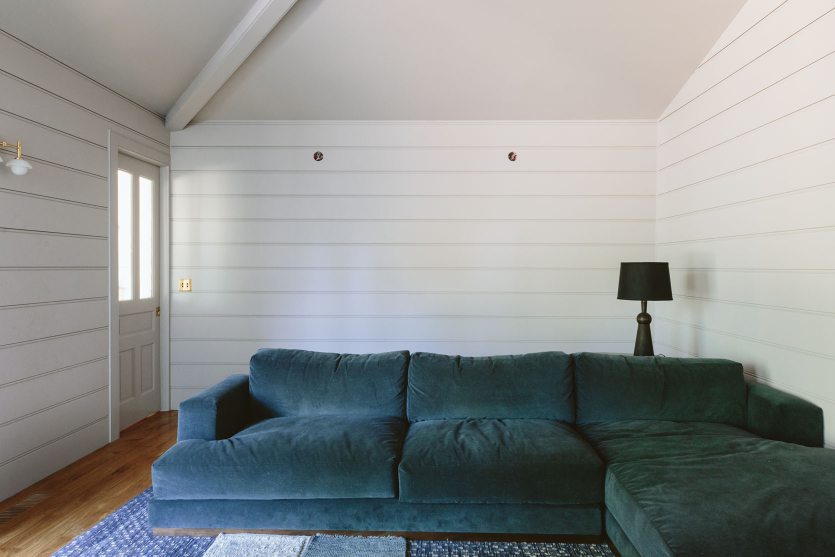
#> input picture images/source/pairs/before1.jpg, 1670 x 1113 px (shown at 1/2 size); its folder holds only this picture in this run
$ python band_test.py
#> lines starting #> are read from the running program, lines starting #| are printed output that depends on the picture
### tools/v4ref.py
"""Reference implementation (Python) of the sceneVisualizer tinting model
("v4"). The GLSL in glsl/sceneVisualizer.glsl must match it; the pair
measurements in tools/pairs/ use it to fit and check its parameters.

Model, per wall pixel, in CAT16 (sharpened cone) space, linear light:
    delta   = photo / rho_old                  the Wall Colour Delta (the light)
    ratio   = (rho_new / rho_old) ** (1/gamma)  tone: edited photos compress ratios
    bounce  = G(rho_new) / G(rho_old),  G(r) = 1 / (1 - kappa r)
    out     = photo * ratio * bounce
gamma = 1, kappa = 0 is the plain physical swap (photo / rho_old * rho_new).
"""
import numpy as np
from scipy import ndimage as ndi

def lin(c): c = np.asarray(c, float); return np.where(c <= 0.04045, c/12.92, ((c+0.055)/1.055)**2.4)
def enc(c): c = np.clip(np.asarray(c, float), 0, None); return np.where(c <= 0.0031308, 12.92*c, 1.055*c**(1/2.4)-0.055)
SRGB_XYZ = np.array([[0.4124564,0.3575761,0.1804375],[0.2126729,0.7151522,0.0721750],[0.0193339,0.1191920,0.9503041]])
CAT16 = np.array([[0.401288,0.650173,-0.051461],[-0.250268,1.204414,0.045854],[-0.002079,0.048952,0.953127]])
_M = CAT16 @ SRGB_XYZ
TO16 = _M / (_M @ np.ones(3))[:, None]           # linear sRGB -> CAT16, white (1,1,1) -> (1,1,1)
FROM16 = np.linalg.inv(TO16)
LUM = SRGB_XYZ[1]

def hexlin(h): h = h.lstrip('#'); return lin([int(h[i:i+2], 16)/255 for i in (0, 2, 4)])

KAPPA = 0.40               # fitted on the pairs (tools/pairs/fit_transfer.py); gamma fitted to 1.0

# [8 lines left out: function recolour, not called in this run]

# ---------------------------------------------------------------- estimation
# The original paint from the image alone (tools/pairs/*_cues.py chose these,
# scored leaving each room out):
#   colour     the wall's light-weighted colour over the light's colour, the
#              light being Shades-of-Grey (p = 6) of the non-wall pixels
#              (median 3.6 a*b* on the pairs; white-trim anchoring 4.0)
#   lightness  L*_paint = L0 + L1 * L*_wall-as-photographed: photographers
#              expose walls toward a typical brightness, so the photo's wall
#              lightness predicts the paint only through this compressed fit
#              (median 5.5 L*; anchoring 10.5)
SOG_P = 6.0
L_FIT = (None, None)       # set by fit_lightness() / the constants below

# [17 lines left out: function wall_stats, not called in this run]

def lab_L(Y): return 116 * np.cbrt(Y) - 16 if Y > (6/29)**3 else Y * (29/3)**3
def Y_of_L(L): return ((L + 16) / 116) ** 3 if L > 8 else L / (29/3)**3

# [10 lines left out: function estimate_from_stats, not called in this run]

def estimate(img_srgb, wall, l_fit=None):
    w, light = wall_stats(img_srgb, wall)
    return estimate_from_stats(w, light, l_fit or L_FIT), {"wall_ref": w[0], "wall_mid": w[1], "light": light}

### tools/pairs/band_test.py
"""Which luminance band of the wall gives the paint's colour best (vs the light's colour from Shades-of-Grey)?"""
import glob, sys
import numpy as np
from PIL import Image
from scipy import ndimage as ndi
sys.path.insert(0, "tools"); sys.path.insert(0, "tools/pairs")
from v4ref import lin, hexlin, LUM
from colour import lab
from patches import PATCHES, PAINT
sq = np.ones((3, 3), bool)
data = []
for name, rects in PATCHES.items():
    if not rects: continue
    im = Image.open(glob.glob(f"images/source/pairs/{name}.*")[0]).convert("RGB")
#> im is the input picture: PIL image 1670x1113 RGB; mean R, G, B 142.7, 145.9, 144.8
    s = 640 / max(im.size); im = im.resize((round(im.width*s), round(im.height*s)), Image.LANCZOS)
#> after `s = 640 / max(im.size)`: s = 0.383
#> after `im = im.resize((round(im.width * s), round(im.height * s)), Image.LANC`:
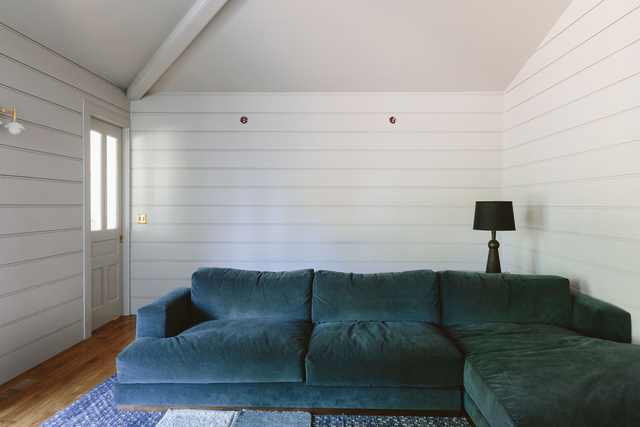
#> im: PIL image 640x427 RGB; mean R, G, B 142.7, 145.9, 144.8
    a = np.asarray(im, float)/255; I = lin(a); Y = I @ LUM
#> in lin, `return np.where(c <= 0.04045, c / 12.92, ((c + 0.055) / 1.055) ** 2.4)`:
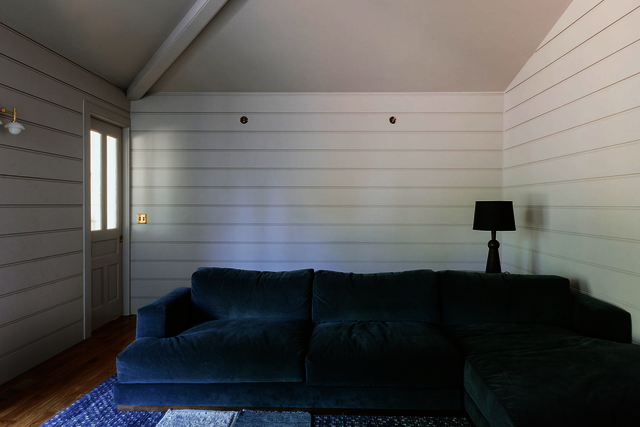
#> returned value: shape (427, 640, 3) float64; mean of channels 0, 1, 2 0.357, 0.355, 0.351; drawn as R, G, B
#> after `Y = I @ LUM`:
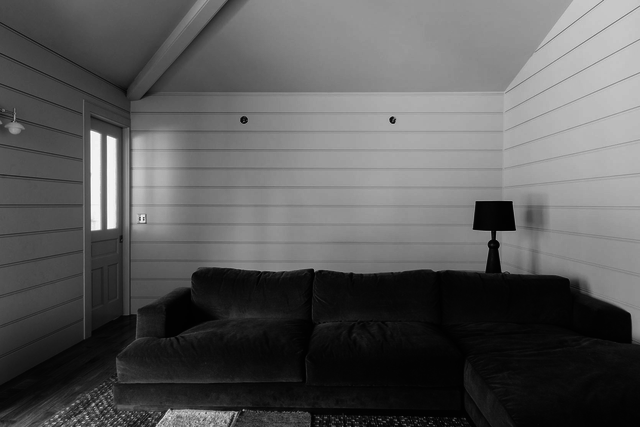
#> Y: shape (427, 640) float64; min 0.00274, max 1, mean 0.356
    m = np.asarray(Image.open(f"tools/pairs/masks/{name}.png").resize(im.size, Image.NEAREST)) > 127
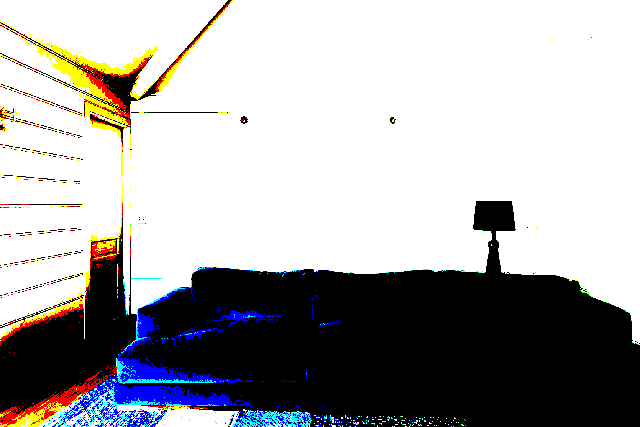
#> m: shape (427, 640, 3) bool; mean R, G, B 0.667, 0.664, 0.668
#> (the run stopped early here; a loop or call above may not have finished)
